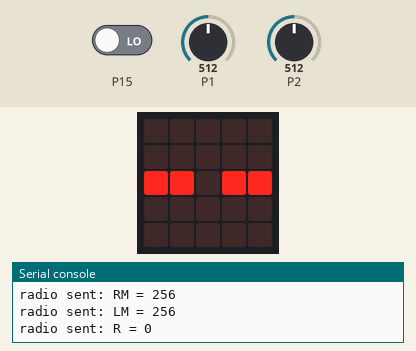
The program below on a simulated BBC micro:bit (MakeCode). Parts: the board's 5×5 LED display, the last lines printed to the serial console. The inputs (shaded band) are chosen by the test bench; at power-on: P1 = 512, P2 = 512, P15 LOW (analog values on the 0–1023 scale). No radio messages arrive unless stated (any console line starting 'radio sent:' is added by the test bench).

Above: at 1.2 s.
1.3 s: P1 set to 716
At 1.9 s:
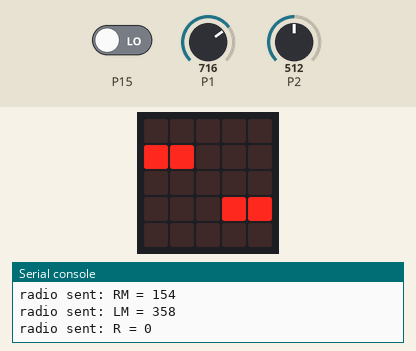
3.5 s: P2 set to 716
At 4.0 s:
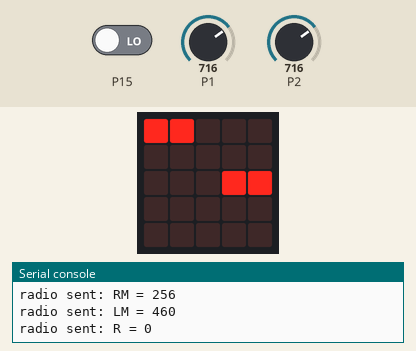
6.6 s: P1 set to 900
At 7.1 s:
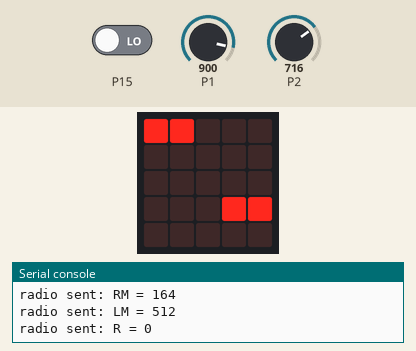
9.7 s: P2 set to 511
At 10.3 s:
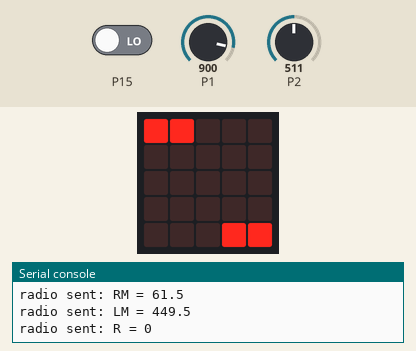
12.8 s: P1 set to 1023
At 13.4 s:
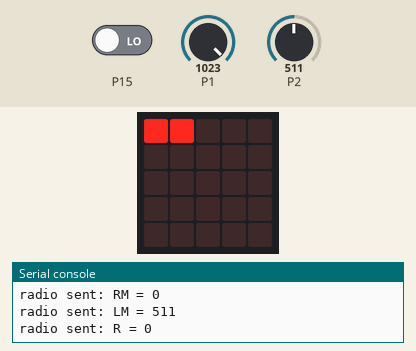
15.9 s: P2 set to 122
At 16.6 s:
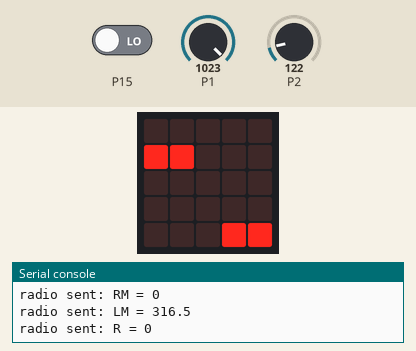

The program:

main.ts
```typescript
let LSpeed = 0
let RSpeed = 0
let SpeedDiff = 0
let BasicSpeed = 0
let R = 0
let Y = 0
let X = 0
radio.setGroup(1)
pins.setPull(DigitalPin.P15, PinPullMode.PullNone)
basic.forever(function () {
    X = pins.analogReadPin(AnalogPin.P1)
    Y = pins.analogReadPin(AnalogPin.P2)
    R = pins.digitalReadPin(DigitalPin.P15)
    BasicSpeed = Y / 2
    SpeedDiff = (X - 512) / 2
    RSpeed = BasicSpeed - SpeedDiff
    LSpeed = BasicSpeed + SpeedDiff
    if (RSpeed < 0) {
        radio.sendValue("RM", 0)
        led.plot(3, 4)
        led.plot(4, 4)
    } else if (RSpeed > 512) {
        radio.sendValue("RM", 512)
        led.plot(3, 0)
        led.plot(4, 0)
    } else {
        radio.sendValue("RM", RSpeed)
        led.plot(3, 5 - RSpeed / 102)
        led.plot(4, 5 - RSpeed / 102)
    }
    if (LSpeed < 0) {
        radio.sendValue("LM", 0)
        led.plot(0, 4)
        led.plot(1, 4)
    } else if (LSpeed > 512) {
        radio.sendValue("LM", 512)
        led.plot(0, 0)
        led.plot(1, 0)
    } else {
        radio.sendValue("LM", LSpeed)
        led.plot(0, 5 - LSpeed / 102)
        led.plot(1, 5 - LSpeed / 102)
    }
    radio.sendValue("R", R)
    basic.pause(500)
    basic.clearScreen()
})
```

test.ts
```typescript
// 在這裡測試；當此封包作為擴充功能時，將不會編譯此內容。
```

Measured:
- after the input at 1.3 s, the display: first differs from a run without the input after 0.27 s (image 1)
- after the input at 3.5 s, the display: first differs from a run without the input after 0.16 s (image 2)
- after the input at 6.6 s, the display: first differs from a run without the input after 0.20 s (image 3)
- after the input at 9.7 s, the display: first differs from a run without the input after 0.23 s (image 4)
- after the input at 12.8 s, the display: first differs from a run without the input after 0.27 s (image 5)
- after the input at 15.9 s, the display: first differs from a run without the input after 0.31 s (image 6)
- what the display in image 1 shows lasts 0.5 s, from 1.6 s to 2.1 s
